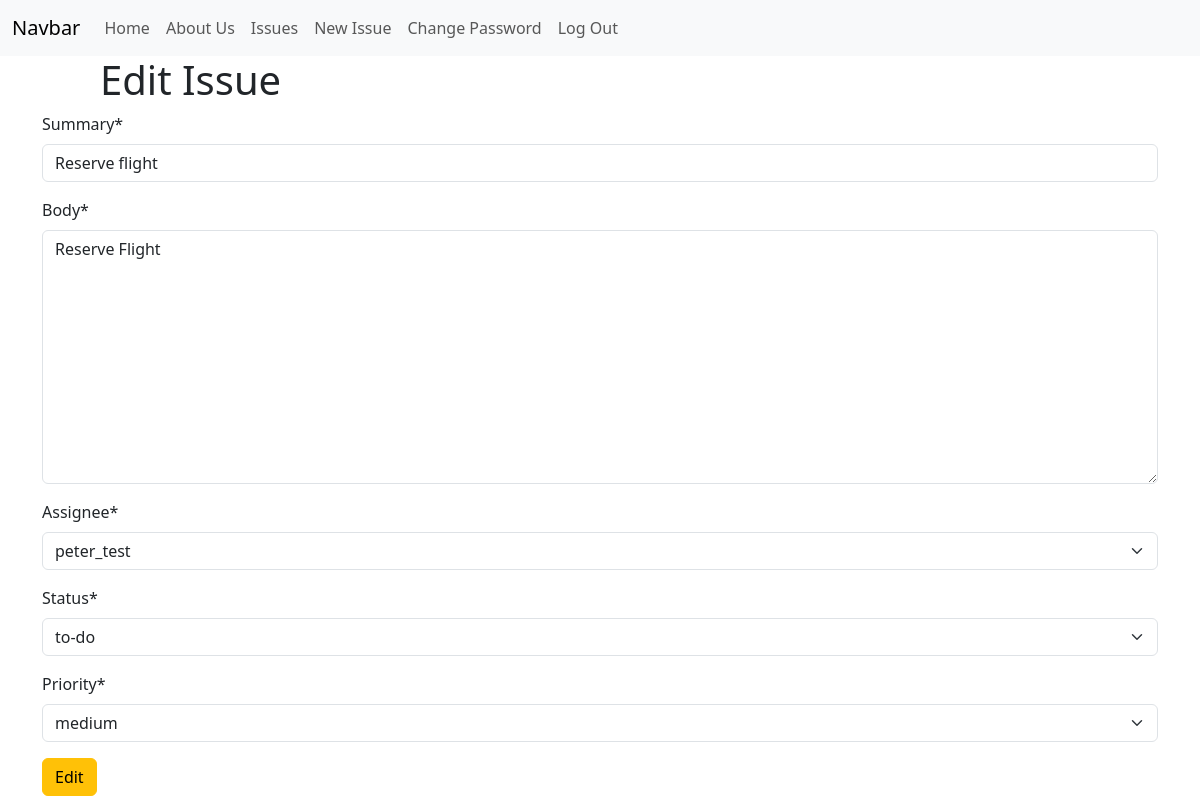
Screenshot of /issues/6/edit/ (signed in) with the database file from the repository.
### issues/models.py (models this page shows, shortened)
class Issue(models.Model):
    summary = models.CharField(max_length=256)
    body = models.TextField()
    assignee = models.ForeignKey(
        get_user_model(),
        on_delete=models.CASCADE
    )
    reporter = models.ForeignKey(
        get_user_model(),
        on_delete=models.CASCADE,
        related_name="reporter"
    )
    status = models.ForeignKey(
        Status,
        on_delete=models.CASCADE
    )
    priority = models.ForeignKey(
        Priority,
        on_delete=models.CASCADE
    )
    created_on = models.DateTimeField(auto_now_add=True)
    updated_on = models.DateTimeField(blank=True, null=True, default=None)

### issues/views.py (the view)
class IssueUpdateView(LoginRequiredMixin, UserPassesTestMixin, UpdateView):
    template_name = "issues/edit.html"
    model = Issue
    fields = ["summary", "body", "assignee", "status", "priority"]
    def test_func(self):
        issue = self.get_object()
        return issue.reporter == self.request.user

### issues/models.py (called while the page is built)
    def __str__(self):
        return self.name

    def __str__(self):
        return self.name

### templates/issues/edit.html (shortened to what this page needs)
{% extends 'base.html' %}
{% load crispy_forms_tags %}
{% block content %}
<div class="offset-md-1">
    <h1>Edit Issue</h1>
</div>
<div class="container">
    <form method="POST">
        {{ form|crispy}}
        <input type="submit" class="btn btn-warning" value="Edit">
    </form>
</div>
{% endblock content %}

### rows the page displays
Issue: summary "Reserve flight", body "Reserve Flight", assignee "peter_test", status "to-do", priority "medium"
